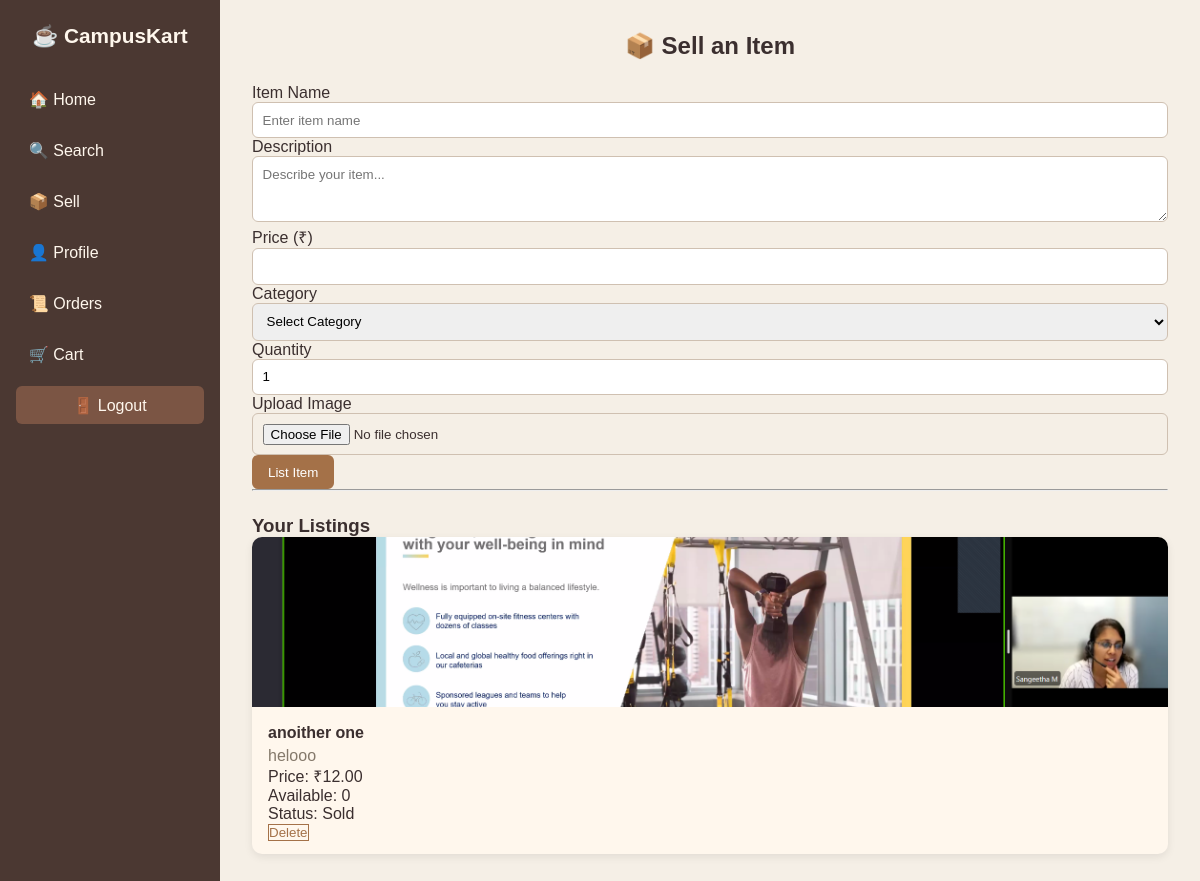
/sell (signed in), run on the app's committed database.
### tables this page shows
CREATE TABLE items (
        item_id INTEGER PRIMARY KEY AUTOINCREMENT,
        seller_id INTEGER,
        name TEXT NOT NULL,
        description TEXT,
        price REAL NOT NULL,
        category TEXT,
        image_url TEXT,
        status TEXT DEFAULT 'available',
        quantity INTEGER DEFAULT 1,
        created_at TIMESTAMP DEFAULT CURRENT_TIMESTAMP,
        FOREIGN KEY (seller_id) REFERENCES users (user_id) ON DELETE CASCADE
    );

### app.py (the view, shortened to what this page needs)
@app.route("/sell", methods=["GET", "POST"])
@login_required
def sell():
    conn = get_db()
    listings = conn.execute(
        "SELECT * FROM items WHERE seller_id=? ORDER BY item_id DESC",
        (session["user_id"],),
    ).fetchall()
    conn.close()
    return render_template("sell.html", listings=listings)

### app.py (called while the page is built)
def get_db():
    conn = sqlite3.connect("database.db")
    conn.row_factory = sqlite3.Row
    return conn

### utils.py (called while the page is built)
def login_required(f):
    @wraps(f)
    def wrapper(*args, **kwargs):
        if "user_id" not in session:
            flash("Please log in first.", "warning")
            return redirect(url_for("login"))
        return f(*args, **kwargs)
    return wrapper

### templates/sell.html (shortened to what this page needs)
{% extends "base.html" %} {% block content %}
<div class="sell-container">
  <h2 class="mb-4 text-center">📦 Sell an Item</h2>
  <form
    action="{{ url_for('sell') }}"
    method="POST"
    enctype="multipart/form-data"
    class="sell-form needs-validation"
  >
    <label for="name">Item Name</label>
    <input
      type="text"
      id="name"
      name="name"
      placeholder="Enter item name"
      required
    />
    <label for="description">Description</label>
    <textarea
      id="description"
      name="description"
      placeholder="Describe your item..."
      rows="3"
      required
    ></textarea>
    <label for="price">Price (₹)</label>
    <input type="number" id="price" name="price" step="0.01" min="1" required />
    <label for="category">Category</label>
    <select id="category" name="category" required>
      <option value="">Select Category</option>
    </select>
    <label for="quantity">Quantity</label>
    <input
      type="number"
      id="quantity"
      name="quantity"
      value="1"
      min="1"
      required
    />
    <label for="image">Upload Image</label>
    <input type="file" id="image" name="image" accept="image/*" />
    <button type="submit" class="btn mt-3 w-100">List Item</button>
  </form>
  <hr class="mt-5 mb-4" />
  <h3 class="mb-3">Your Listings</h3>
  {% if listings and listings|length > 0 %}
  <div class="card-grid">
    {% for item in listings %}
    <div class="card">
      <img
        src="{{ item.image_url or url_for('static', filename='images/banners/banner1.jpg') }}"
        alt="{{ item.name }}"
      />
      <div class="card-content">
        <h4>{{ item.name }}</h4>
        <p class="text-muted">{{ item.description }}</p>
        <p>Price: ₹{{ "%.2f"|format(item.price) }}</p>
        <p>Available: {{ item.quantity or 0 }}</p>
        {% if (item.quantity or 0) <= 0 %}
        <p class="text-danger">Status: Sold</p>
        {% else %}
        <p class="text-success">Status: Available</p>
        {% endif %}
        <button
          class="btn-outline mt-2 delete-item"
          data-id="{{ item.item_id }}"
        >
          Delete
        </button>
      </div>
    </div>
    {% endfor %}
  </div>
  {% else %}
  <p class="text-muted">You have not listed any items yet.</p>
  {% endif %}
</div>
{% endblock %}

### static/css/style.css (style rules this page uses)
* { margin: 0; padding: 0; box-sizing: border-box; }
body { font-family: "Poppins", sans-serif; background-color: #f5efe6; color: #3b2f2f; display: flex; min-height: 100vh; }
.btn { background: #a47148; color: white; border: none; border-radius: 6px; padding: 0.6rem 1rem; cursor: pointer; transition: 0.2s; }
.btn-outline { border: 1px solid #a47148; color: #a47148; background: transparent; }
input, select, textarea { padding: 0.6rem; border-radius: 6px; border: 1px solid #cfc0b1; font-family: inherit; width: 100%; }
.card-grid { display: grid; grid-template-columns: repeat(auto-fit, minmax(240px, 1fr)); gap: 1rem; }
.card { background: #fff7ed; border-radius: 10px; box-shadow: 0 3px 8px rgba(0, 0, 0, 0.08); overflow: hidden; }
.card img { width: 100%; height: 170px; object-fit: cover; }
.card-content { padding: 0.8rem 1rem; }
.card-content h4 { font-weight: 600; margin-bottom: 0.3rem; }
.text-muted { color: #85796b; }
.text-center { text-align: center; }
.mb-4 { margin-bottom: 1.5rem; }

### data on the page
items: image_url (picture), name "anoither one", description "helooo", price "12.00", quantity "0", shows "Status: Sold"
